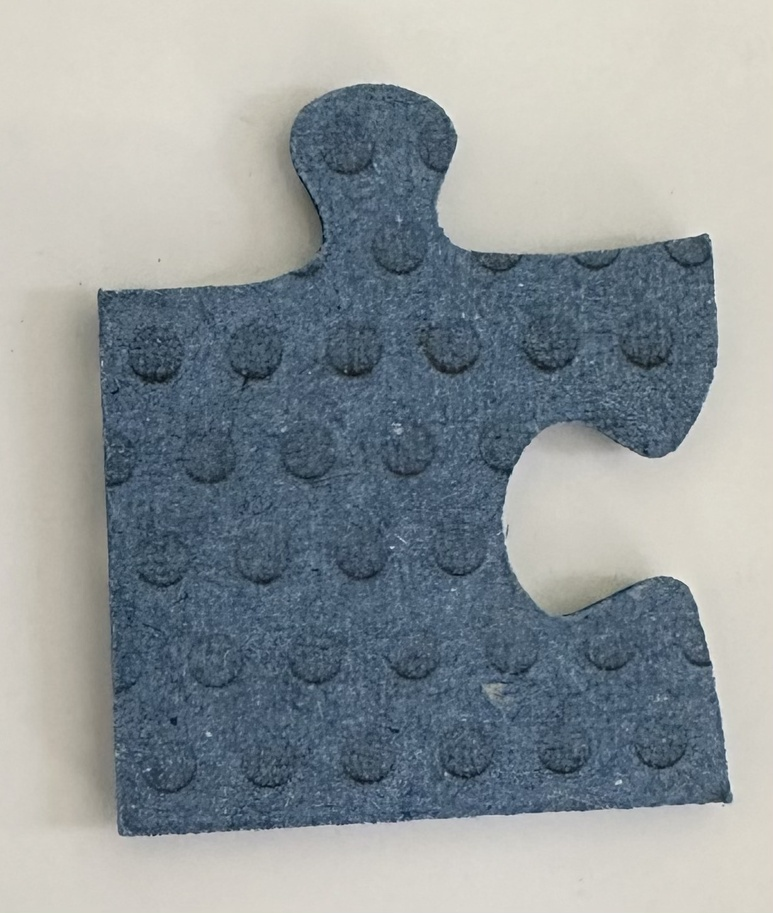
#> input picture hackathon-juillet/piece1.jpg, 773 x 913 px, shrunk from 1228 x 1450 before the run
$ python reconnaissance_piece.py
#> lines starting #> are read from the running program, lines starting #| are printed output that depends on the picture; after the words box and inside, x2 and y2 are one past the last pixel; in counts of white or black regions, pixels touching at a corner belong together
print("Hello")

import numpy as np
import matplotlib.pyplot as plt
from matplotlib import image
from scipy import ndimage


img = image.imread("piece1.jpg")
#> img is the input picture: shape (913, 773, 3); mean R, G, B 143.7, 151, 154

print(img.shape)
#| (913, 773, 3)

img_gris = img.mean(axis=2)
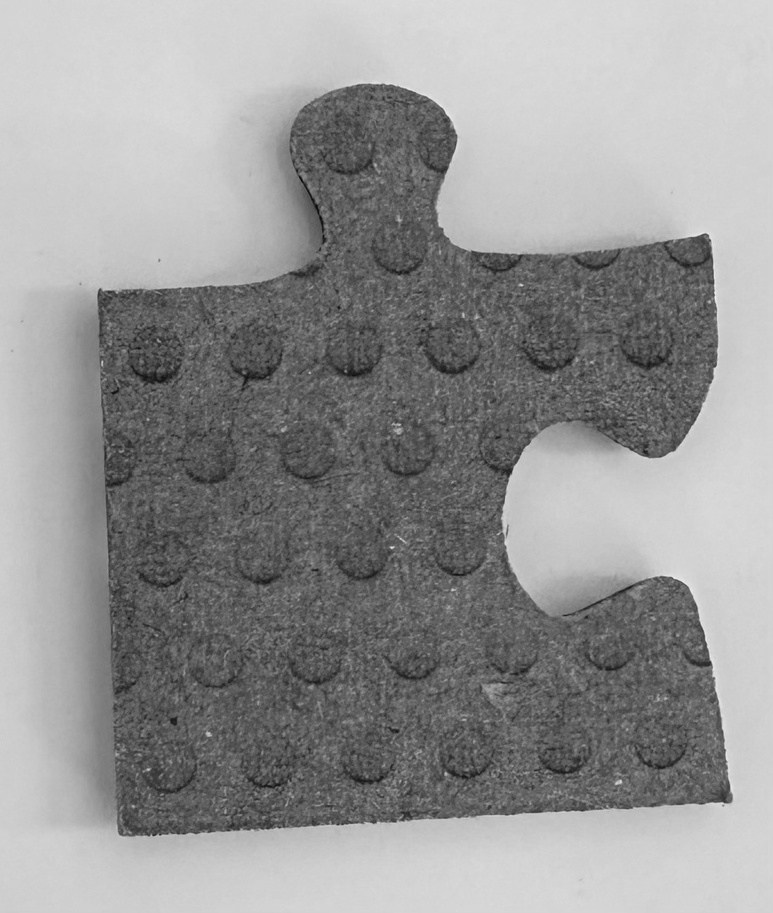
#> img_gris: shape (913, 773) float64; min 8.67, max 242, mean 149.6

seuil = 160

img_seuil = np.where(img_gris > seuil, 0, 255)
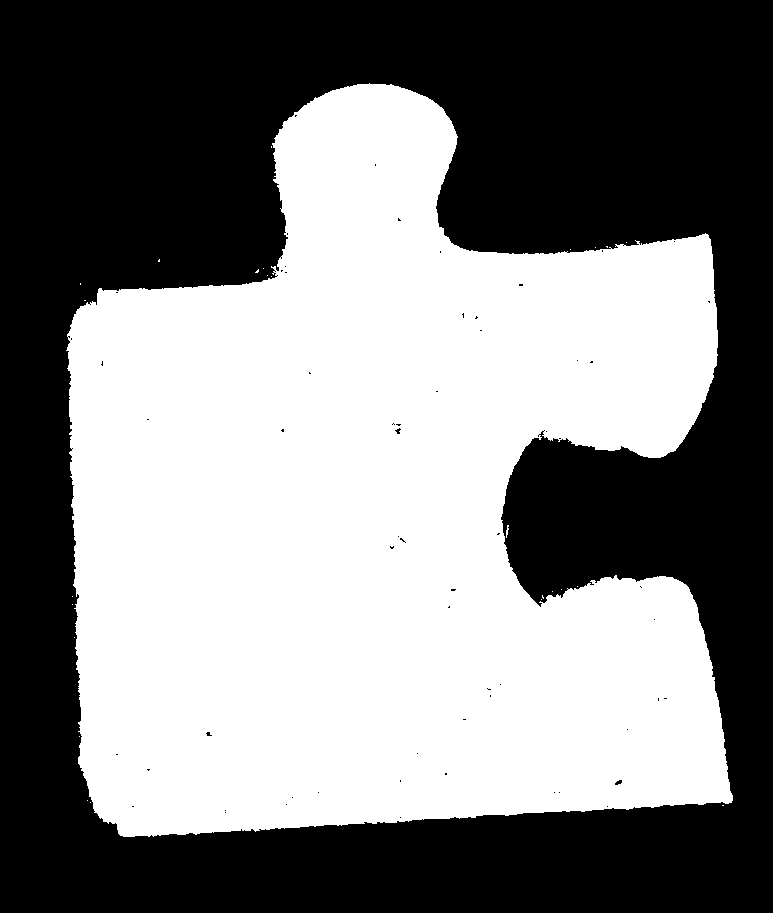
#> img_seuil: shape (913, 773) int64; 50.2% white; 62 black regions (60 under 20 px), largest, box (x1, y1, x2, y2) and area: (0, 0, 773, 913) 351574, (615, 780, 622, 785) 23


masque = img_seuil > 0
masque_erode = ndimage.binary_erosion(masque)
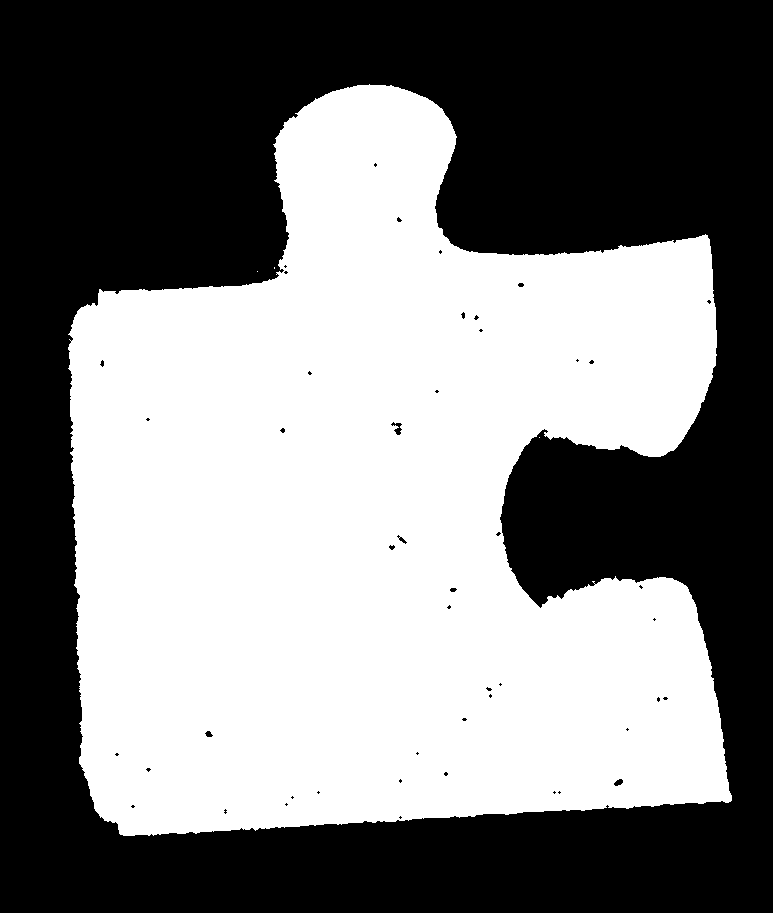
#> masque_erode: shape (913, 773) bool; 49.6% white; 4 white regions (3 under 20 px), largest, box (x1, y1, x2, y2) and area: (68, 84, 732, 836) 350246
bord = masque & ~masque_erode
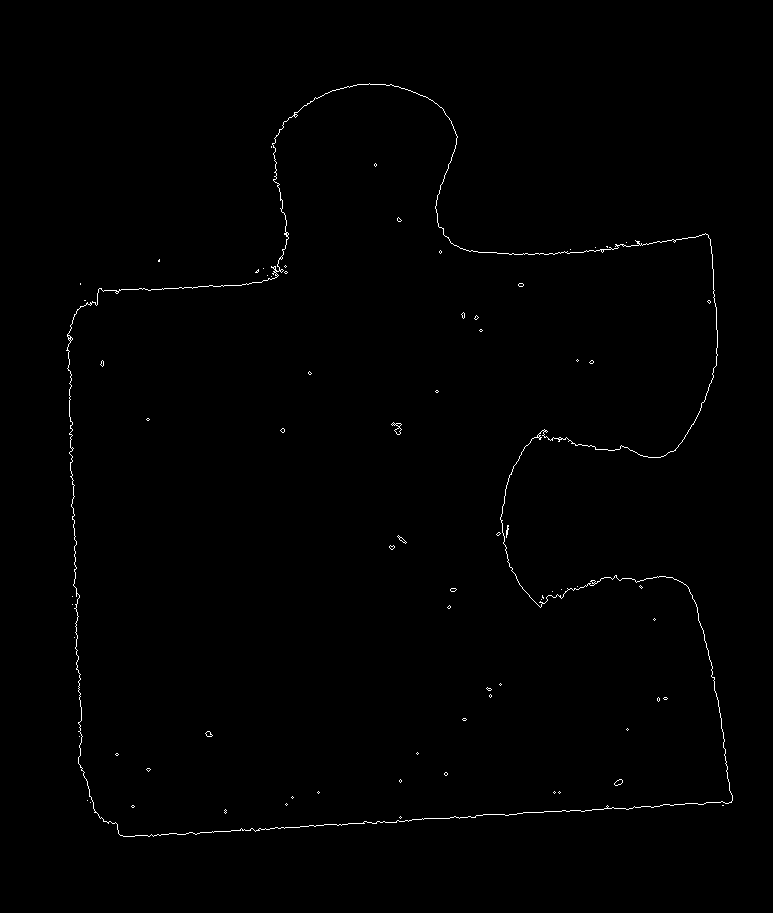
#> bord: shape (913, 773) bool; 0.52% white in thin lines or dots, all inside (x1, y1, x2, y2) = (66, 83, 733, 837)

plt.imshow(bord, cmap='gray')
plt.show()

print(bord)
#> (printed output is left out)
